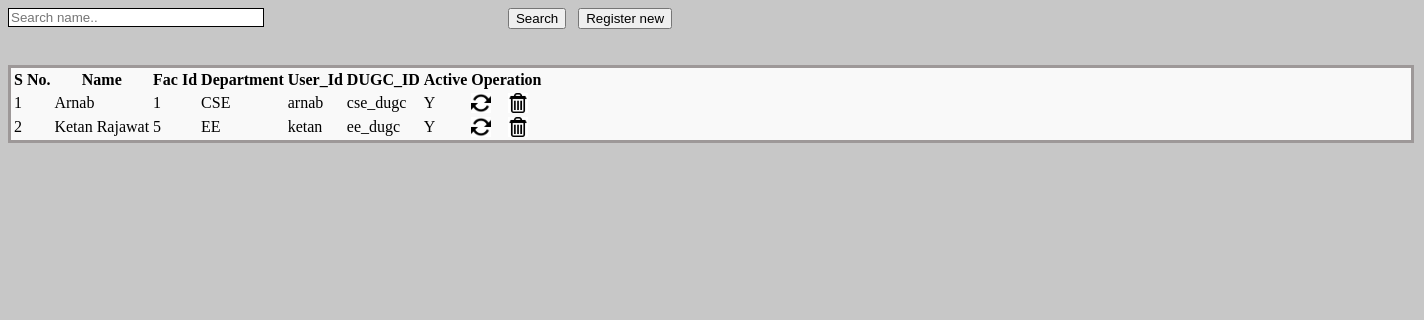
The app's page /View_DUGC.php with its own data.
### tables this page shows
CREATE TABLE `dugc` (
  `name` varchar(20) NOT NULL,
  `fac_id` varchar(10) NOT NULL,
  `user_id` varchar(10) NOT NULL,
  `department` varchar(10) NOT NULL,
  `active` varchar(2) NOT NULL,
  `dugc_id` varchar(20) NOT NULL
);

### View_DUGC.php (the view, shortened to what this page needs)
<!DOCTYPE html PUBLIC "-//W3C//DTD XHTML 1.0 Transitional//EN" "http://www.w3.org/TR/xhtml1/DTD/xhtml1-transitional.dtd">
<html xmlns="http://www.w3.org/1999/xhtml">
<head>
<link rel="stylesheet" type="text/css" href="css/style_view.css" />
</head>
<body>
<div class="btn_pos">
        <form method="post">
            <input type="text" name="searchtxt" class="input_box_pos form-control" placeholder="Search name.." />
            <div class="btn_pos_search">
            <input type="submit" class="btn btn-primary btn-large" name="btnsearch" value="Search"/>&nbsp;&nbsp;
            <a href="?tag=DUGC_entry"><input type="button" class="btn btn-large btn-primary" value="Register new" name="butAdd"/></a>
            </div>
        </form>
    </div><br><br>
<div class="table_margin">
<table class="table table-bordered">
        <thead>
            <tr>
            <th style="text-align: center;">S No.</th>
 	    <th style="text-align: center;">Name</th>
            <th style="text-align: center;">Fac Id</th>
            <th style="text-align: center;">Department</th>
            <th style="text-align: center;">User_Id</th>
	    <th style="text-align: center;">DUGC_ID</th>
            <th style="text-align: center;">Active</th>
            <th style="text-align: center;" colspan="2">Operation</th>
        </tr>
        <?php
	$key="";
	if($key !="")
		$sql_sel=mysqli_query($con,"SElECT * FROM dugc WHERE fac_id  like '%$key%' ");
	else
		 $sql_sel=mysqli_query($con,"SELECT * FROM dugc");
    $i=0;
    while($row=mysqli_fetch_array($sql_sel)){
    $i++;
    ?>
      <tr>
            <td><?php echo $i;?></td>
	    <td><?php echo $row['name'];?></td>
            <td><?php echo $row['fac_id'];?></td>
            <td><?php echo $row['department'];?></td>
            <td><?php echo $row['user_id'];?></td>
	    <td><?php echo $row['dugc_id'];?></td>
	    <td><?php echo $row['active'];?></td>
            <td><a href="?tag=DUGC_entry&opr=upd&usr_id=<?php echo $row['dugc_id'];?>&rs_id=<?php echo $row['fac_id'];?>" title="Update"><img style="-webkit-box-shadow: 0px 0px 0px 0px rgba(50, 50, 50, 0.75);-moz-box-shadow:    0px 0px 0px 0px rgba(50, 50, 50, 0.75);box-shadow:         0px 0px 0px 0px rgba(50, 50, 50, 0.75);" src="picture/update.png" height="20" alt="Update" /></a></td>
            <td><a href="?tag=view_DUGC&opr=del&usr_id=<?php echo $row['dugc_id'];?>&rs_id=<?php echo $row['fac_id'];?>" title="Delete"><img style="-webkit-box-shadow: 0px 0px 0px 0px rgba(50, 50, 50, 0.75);-moz-box-shadow:    0px 0px 0px 0px rgba(50, 50, 50, 0.75);box-shadow:         0px 0px 0px 0px rgba(50, 50, 50, 0.75);" src="picture/delete.jpg" height="20" alt="Delete" /></a></td>
        </tr>
    <?php
    }
    ?>
    </table>
</div>
</body>
</html>

### css/style_view.css (style rules this page uses)
body { background-color: #c7c7c7; }
.table_margin { background-color: #f9f9f9; }
.table_margin { width: 1400px; border: 3px solid #9d9898; }
.btn_pos { text-align: center; }
.input_box_pos { width: 250px; border: 1px solid black; float: left; }
.btn_pos { margin-right: 500px; }

### records on screen
dugc: name "Arnab", fac_id "1", department "CSE", user "arnab", dugc "cse_dugc", active "Y"
dugc: name "Ketan Rajawat", fac_id "5", department "EE", user "ketan", dugc "ee_dugc", active "Y"
